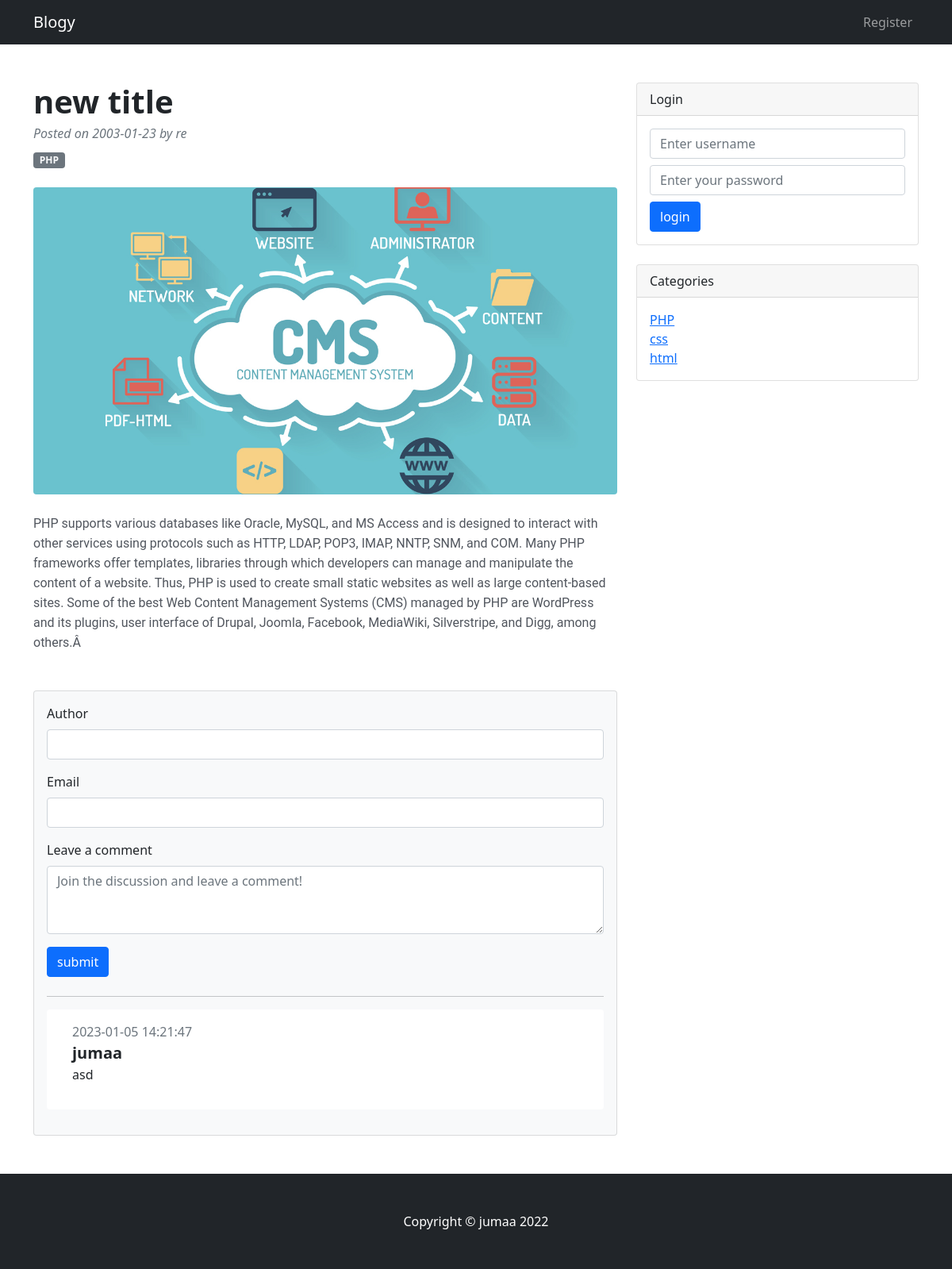
The app's page /post.php?p_id=44 with its own data.
### tables this page shows
CREATE TABLE IF NOT EXISTS `posts` (
  `post_id` int(3) NOT NULL AUTO_INCREMENT,
  `post_cat_id` int(3) NOT NULL,
  `post_title` varchar(255) NOT NULL,
  `post_author` varchar(255) DEFAULT NULL,
  `post_user` varchar(11) NOT NULL,
  `post_date` date NOT NULL,
  `post_image` text NOT NULL,
  `post_content` text NOT NULL,
  `post_tags` varchar(255) NOT NULL,
  `post_comment_count` int(11) NOT NULL DEFAULT '0',
  `post_status` varchar(255) NOT NULL DEFAULT 'draft',
  `post_view_count` int(11) NOT NULL DEFAULT '0',
  PRIMARY KEY (`post_id`)
);

CREATE TABLE IF NOT EXISTS `categories` (
  `cat_id` int(3) NOT NULL AUTO_INCREMENT,
  `cat_title` varchar(255) NOT NULL,
  PRIMARY KEY (`cat_id`)
);

CREATE TABLE IF NOT EXISTS `comments` (
  `comment_id` int(3) NOT NULL AUTO_INCREMENT,
  `comment_post_id` int(3) NOT NULL,
  `comment_author` varchar(255) NOT NULL,
  `comment_email` varchar(255) NOT NULL,
  `comment_content` text NOT NULL,
  `comment_status` varchar(255) NOT NULL,
  `comment_date` timestamp NOT NULL DEFAULT CURRENT_TIMESTAMP,
  PRIMARY KEY (`comment_id`)
);

### post.php (the view, shortened to what this page needs)
<?php include './inc/header.php';
include './inc/db.php' ?>
<?php include './inc/navbar.php' ?>
<div class="container mt-5">
    <div class="row">
        <div class="col-lg-8">
            <article>
                <?php if (isset($_GET['p_id'])) : ?>
                    <?php
                    $the_post_id = $_GET['p_id'];
                    $query = "SELECT * FROM posts WHERE post_id = $the_post_id";
                    $stat = $conn->query($query);
                    $result = $stat->fetchAll(PDO::FETCH_ASSOC);
                    ?>
                    <?php foreach ($result as $post) : ?>
                        <?php
                        $post_title = $post['post_title'];
                        $post_user = $post['post_user'];
                        $post_date = $post['post_date'];
                        $post_image = $post['post_image'];
                        $post_content = $post['post_content'];
                        $post_cat_id = $post['post_cat_id'];
                        ?>
                        <header class="mb-4">
                            <h1 class="fw-bolder mb-1"><?= $post_title ?></h1>
                            <div class="text-muted fst-italic mb-2">Posted on <?= $post_date ?> by <?= $post_user ?></div>
                            <?php
                            $query = "SELECT * FROM categories WHERE cat_id = '$post_cat_id'";
                            $stat = $conn->query($query);
                            $result = $stat->fetchAll(PDO::FETCH_ASSOC);
                            foreach ($result as $cat) {
                                $cat_id = $cat['cat_id'];
                                $cat_title = $cat['cat_title'];
                                echo "<a class='badge bg-secondary text-decoration-none link-light' href='./category.php?category=$cat_id'>$cat_title</a>";
                            }
                            ?>
                        </header>
                        <figure class="mb-4"><img class="img-fluid rounded" src="/blog/images/<?= $post_image ?>" alt="..." /></figure>
                        <section class="mb-5">
                            <p class="fs-5 mb-4 w-100"><?= $post_content ?></p>
                        </section>
                    <?php endforeach ?>
                <?php endif; ?>
            </article>
            <section class="mb-5">
                <div class="card bg-light">
                    <div class="card-body">
                        <form method="post" action="" class="mb-4">
                            <div class="mb-3">
                                <label class="form-label">Author</label>
                                <input type="text" class="form-control" name="comment_author" require>
                            </div>
                            <div class="mb-3">
                                <label class="form-label">Email</label>
                                <input type="email" class="form-control" name="comment_email" require>
                            </div>
                            <div class="mb-3">
                                <label class="form-label">Leave a comment</label>
                                <textarea require name="comment_content" class="form-control mb-2" rows="3" placeholder="Join the discussion and leave a comment!"></textarea>
                            </div>
                            <input class="btn btn-primary" type="submit" name="create_comment" value="submit">
                        </form>
                        <hr>
                        <?php
                        $query = "SELECT * from comments WHERE comment_post_id = $the_post_id AND comment_status = 'approved' ORDER By comment_id DESC";
                        $stat = $conn->query($query);
                        $result = $stat->fetchAll(PDO::FETCH_ASSOC);
                        ?>
                        <?php foreach ($result as $comment) : ?>
                            <?php
                            $comment_author = $comment['comment_author'];
                            $comment_content = $comment['comment_content'];
                            $comment_date = $comment['comment_date'];
                            ?>
                            <div class="d-flex bg-white  rounded p-3 mt-3 mb-3">
                                <div class="ms-3">
                                    <p class="text-secondary m-0 p-0"><?= $comment_date ?></p>
                                    <div class="fw-bold fs-5"><?= $comment_author ?></div>
                                    <p><?= $comment_content ?></p>
                                </div>
                            </div>
                        <?php endforeach; ?>
                    </div>
                </div>
            </section>
        </div>
        <?php include './inc/sidebar.php' ?>
    </div>
</div>
<?php include './inc/footer.php' ?>

### inc/sidebar.php
<div class="col-lg-4">
    <div class="card mb-4">
        <form action="inc/login.php" method="post">
            <div class="card-header">Login</div>
            <?php if (isset($_SESSION['user_role'])) : ?>
                <div class="card-body">
                    <h4>Hello <?= $_SESSION['username'] ?></h4>
                    <a href="inc/logout.php" class="btn btn-primary">Logout</a>
                </div>
            <?php else : ?>
                <div class="card-body">
                    <div class="input-group">
                        <input class="form-control mb-2" type="text" placeholder="Enter username" name="username" />
                    </div>
                    <div class="input-group">
                        <input class="form-control mb-2" type="password" placeholder="Enter your password" name="password" />
                    </div>
                    <button class="btn btn-primary" name="login" type="submit">login</button>
                </div>
            <?php endif; ?>
        </form>
    </div>
    <div class="card mb-4">
        <div class="card-header">Categories</div>
        <div class="card-body">
            <div class="row">
                <div class="col-sm-6">
                    <ul class="list-unstyled mb-0">
                        <?php
                        $query = "SELECT * FROM categories";
                        $stat = $conn->query($query);
                        $result = $stat->fetchAll(PDO::FETCH_ASSOC);
                        ?>
                        <?php foreach ($result as $item) : ?>
                            <?php
                            $cat_id = $item['cat_id'];
                            $cat_title = $item['cat_title'];
                            ?>
                            <li><a href="category.php?category=<?= $cat_id ?>"><?= $cat_title ?></a></li>
                        <?php endforeach; ?>
                    </ul>
                </div>
            </div>
        </div>
    </div>

### records on screen
posts: post_title "new title", post_date "2003-01-23", post_user "re", post_image (picture), post_content "PHP supports various databases like Oracle, MySQL, and MS Access and is designed to interact with other services using protocols such as HTTP, LDAP, POP3, IMAP, NNTP, SNM, and COM. Many PHP frameworks offer templates, libraries through which developers can manage and manipulate the content of a website. Thus, PHP is used to create small static websites as well as large content-based sites. Some of the best Web Content Management Systems (CMS) managed by PHP are WordPress and its plugins, user interface of Drupal, Joomla, Facebook, MediaWiki, Silverstripe, and Digg, among others.Â"
categories: cat_title "PHP"
comments: comment_date "2023-01-05 14:21:47", comment_author "jumaa", comment_content "asd"
categories: cat_title "css"
categories: cat_title "html"
